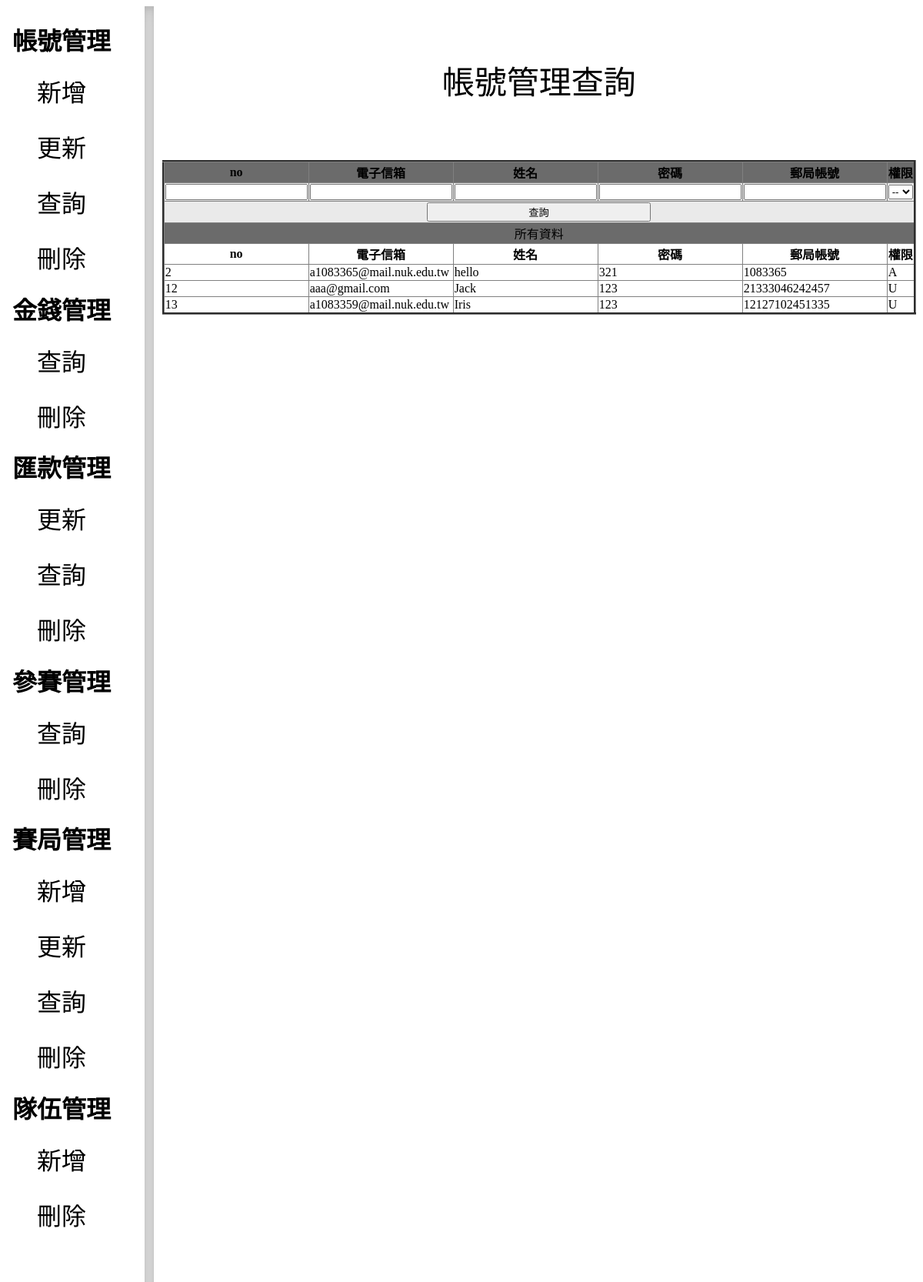
The page /BetCoin/backstage/user/userSearch.php on the database as committed earlier.
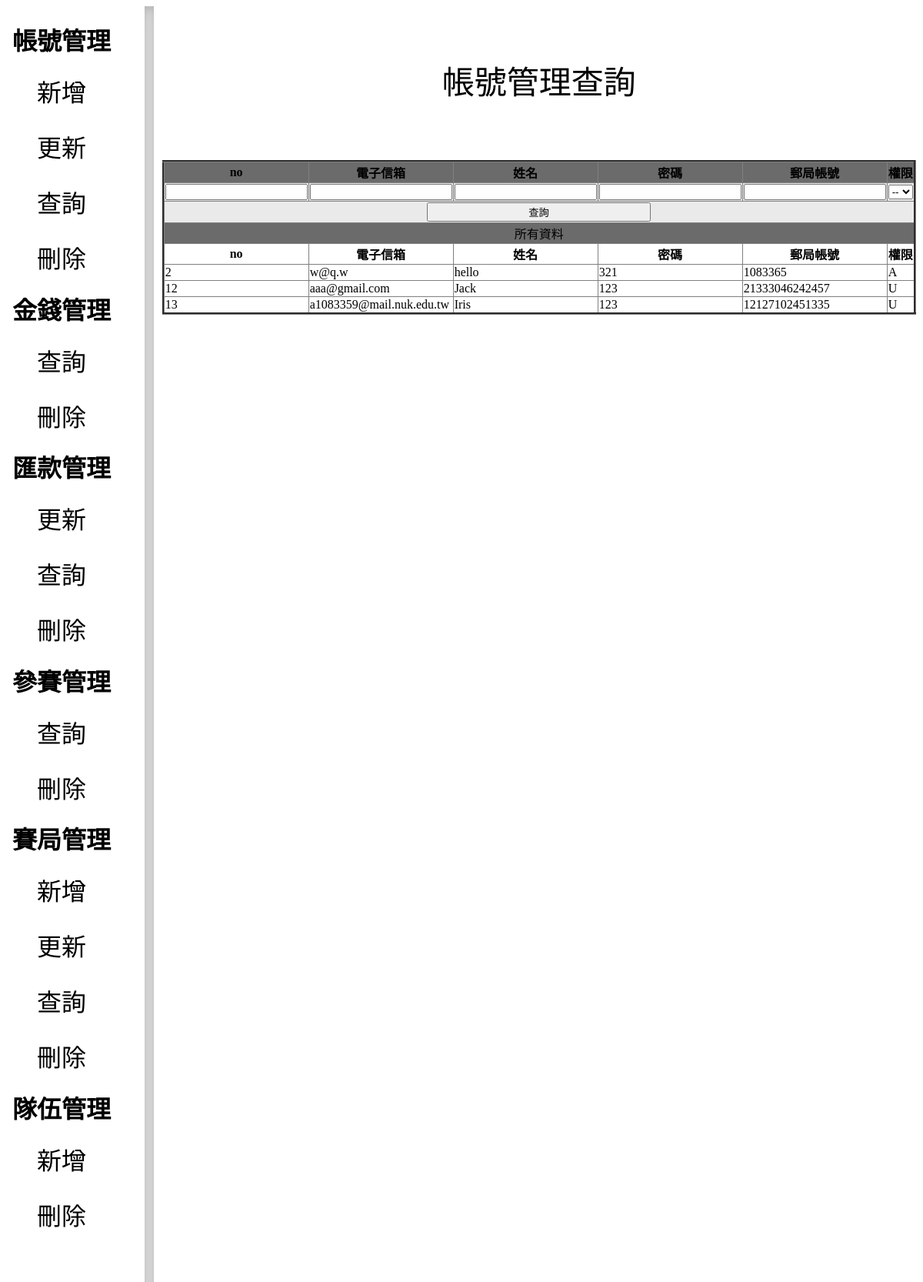
The same page on the database as committed later.
### tables this page shows
CREATE TABLE `users` (
  `no` int(11) NOT NULL,
  `email` varchar(50) NOT NULL,
  `name` varchar(50) NOT NULL,
  `pwd` varchar(50) NOT NULL,
  `bankAccount` bigint(14) NOT NULL,
  `role` varchar(1) NOT NULL
);

### BetCoin/backstage/user/userSearch.php (the view, shortened to what the changed rows need)
<?php
    require("../LinkToSQL.php");
?>
<html>
        <link href="../css/backStage.css" rel="stylesheet">
    <body>
    <div class="navbar">
        <div class="titleText"><h1>帳號管理</h1></div>
            <div class="titleText"><h1>金錢管理</h1></div>
            <div class="titleText"><h1>匯款管理</h1></div>
            <div class="titleText"><h1>參賽管理</h1></div>
            <div class="titleText"><h1>賽局管理</h1></div>
            <div class="titleText"><h1>隊伍管理</h1></div>
        </div>
        <div class="content" style="font-size:42px; width:83%;">
            <center>
            <?php
            if(isset($_POST["search"])){
                if($_POST["no"]==null){
                    $no="WHERE no like '%'";
                }else{
                    $no="WHERE no=".$_POST["no"]."";
                }
                $email=sqlFormat($_POST["email"],"email","String");
                $name=sqlFormat($_POST["name"],"name","String");
                $pwd=sqlFormat($_POST["pwd"],"pwd","String");
                $bankAccount=sqlFormat($_POST["bankAccount"],"bankAccount","num");
                $role=sqlFormat($_POST["role"],"role","String");
                $SQLSearch="SELECT * FROM users $no $email $name $pwd $bankAccount $role";
                $searchResult=mysqli_query($LinkToSQL,$SQLSearch);
                if($searchResult){
                    echo "<table border='3px' style='border-collapse:collapse;'>";
                    ?>
                    <tr class="tableTitle" style="background-color:#6B6B6B;">
                        <th>no</th><th>電子信箱</th><th>姓名</th><th>密碼</th><th>郵局帳號</th><th>權限</th>
                    </tr>
                    <form action="userSearch.php" method="post" enctype="multipart/form-data">
                    <tr style="background-color:#EAEAEA;">
                        <td><input type="text" name="no"></td>
                        <td><input type="email" name="email"></td>
                        <td><input type="text" name="name"></td>
                        <td><input type="text" name="pwd"></td>
                        <td><input type="number" oninput="javascript: if (this.value.length > this.maxLength) this.value = this.value.slice(0, this.maxLength);" maxlength = "14" name="bankAccount"></td>
                        <td>
                            <select id="role" name="role" style="width:100%;">
                                <option value="">--</option>
                                <option value="U">U</option>
                                <option value="A">A</option>
                            </select>
                        </td>
                    </tr>
                    <tr>
                        <td colspan="6" style="text-align:center; background-color:#EAEAEA;"><input type="submit" name="search" value="查詢" style="width:30%;"></td>
                    </tr>
                    </form>
                    <tr>
                        <td colspan="6" style="text-align:center; background-color:#6B6B6B;">所有資料</td>
                    </tr>
                    <tr>
                    <th>no</th><th>電子信箱</th><th>姓名</th><th>密碼</th><th>郵局帳號</th><th>權限</th>
                    </tr>
                    <?php
                    while($row=mysqli_fetch_assoc($searchResult)){
                        echo "<tr>";
                        echo "<td>".$row["no"]."</td><td>".$row["email"]."</td><td>".$row["name"]."</td><td>".$row["pwd"]."</td><td>".$row["bankAccount"]."</td><td>".$row["role"]."</td>";
                        echo "</tr>";
                    }
                    echo "</table>";
                }
            }else{
                ?>
                <form action="userSearch.php" method="post" enctype="multipart/form-data">
                <table border="3px" style="border-collapse:collapse;">
                    <tr class="tableTitle" style="background-color:#6B6B6B;">
                        <th>no</th><th>電子信箱</th><th>姓名</th><th>密碼</th><th>郵局帳號</th><th>權限</th>
                    </tr>
                    <tr>
                        <th>no</th><th>電子信箱</th><th>姓名</th><th>密碼</th><th>郵局帳號</th><th>權限</th>
                    </tr>
                    <?php
                    $SQL="SELECT * FROM users";
                    $result=mysqli_query($LinkToSQL,$SQL);
                    if($result){
                        while($row=mysqli_fetch_assoc($result)){
                            echo "<tr>";
                            echo "<td>".$row["no"]."</td><td>".$row["email"]."</td><td>".$row["name"]."</td><td>".$row["pwd"]."</td><td>".$row["bankAccount"]."</td><td>".$row["role"]."</td>";
                            echo "</tr>";
                        }
                    }
                    ?>
                </table>
                </form>
                <?php
            }
            ?>
            </center>
        </div>
    </body>
</html>

Rows that differ between the two databases and show on the page:
changed users "hello": email "a1083365@mail.nuk.edu.tw" → "w@q.w"
